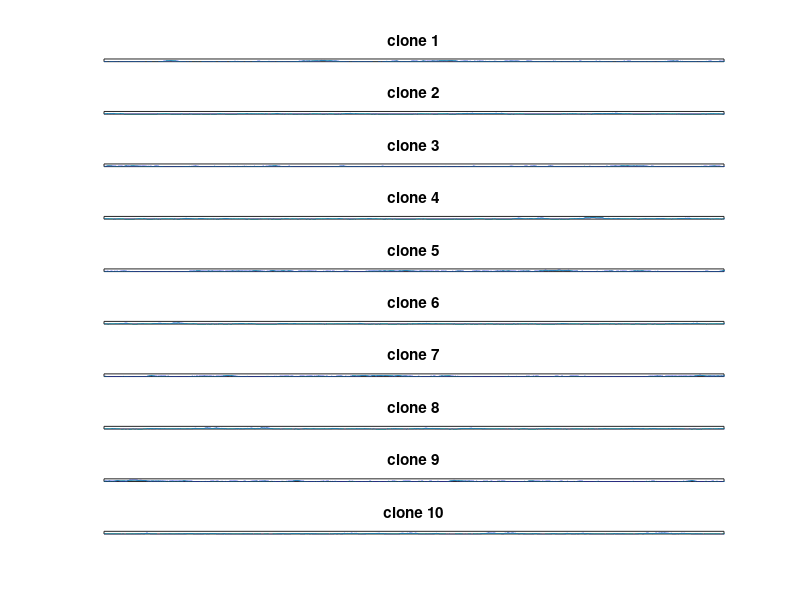

This chart was generated by the following MATLAB code:
tic
clear variables
clc

load('variables.mat')
x_matrix = importdata('timeseries_ep0.9_K10_N100.mat');
epsilon = 0.9;
lambda = 1;


tmax = 500;
figure
for k=1:num_of_clones
    subplot(num_of_clones,1,k)
    plot(x_matrix(k,:))
    xlim([0 tmax*(lambda*n_openniche+epsilon*num_of_clones)])
    ylim([0,n_openniche])
    title(['clone ',num2str(k)])
    set(gca,'xtick',[],'ytick',[])
end


toc